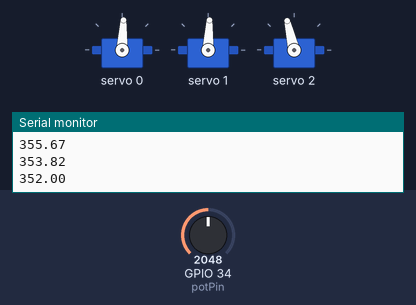
A sketch run on a simulated ESP32. Parts: 3 × servo, the last lines printed to the serial monitor. The test bench sets the inputs (shaded band); at power-on: GPIO 34 (potPin) = 2048.

Above: at 0.46 s.
At 2.1 s:
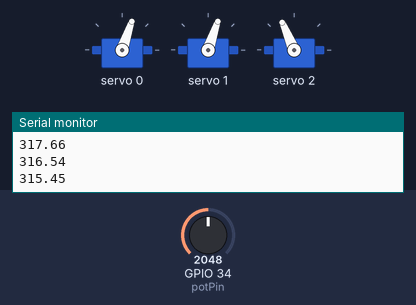
2.2 s: GPIO 34 (potPin) set to 2866
At 2.55 s:
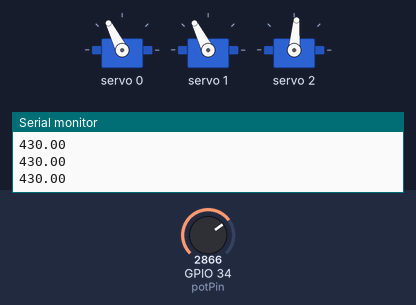
5.7 s: GPIO 34 (potPin) set to 3603
Timing chart, 0 to 15.2 s (numbered marks = the images above; inputs shaded):
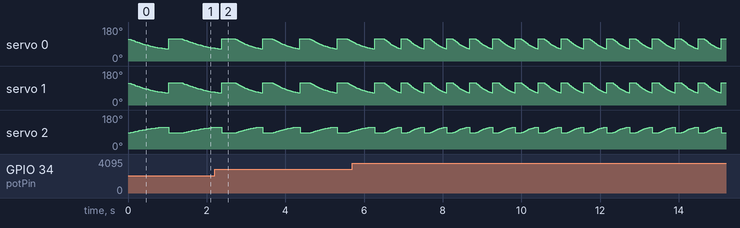

Measured:
- by itself, servo 0, servo 1: ramps from 117° to 66° and jumps back, once every 0.58 s
- by itself, servo 2: ramps from 85° to 116° and jumps back, once every 0.58 s

The sketch:

Heart_Beater.ino
```cpp
#include <Wire.h>
#include <Adafruit_PWMServoDriver.h>

Adafruit_PWMServoDriver pwm = Adafruit_PWMServoDriver();

// He subido un poco los límites de seguridad por si acaso
#define SERVOMIN  150
#define SERVOMAX  580

const int potPin = 34;

int timePeriod = 1000;
float y = 0;
float t = 0;
float d = 330;

void setup() {
  Serial.begin(115200);
  pinMode(potPin, INPUT);

  pwm.begin();
  pwm.setPWMFreq(60);

  delay(10);
}

void loop() {
  float i;

  int valorPot = analogRead(potPin);
  timePeriod = map(valorPot, 0, 4095, 2000, 300);

  // --- Fase de Latido ---
  for (i = 0; i < (3 * timePeriod / 40); i++) {
    y = sin(i / (timePeriod / 20.0));

    // ANTES: d = 430 - (y * 100); -> AHORA: 130 para más recorrido
    d = 430 - (y * 130);

    // ANTES: t = 350 + (y * 50);  -> AHORA: 80 para más recorrido
    t = 350 + (y * 80);

    // Seguridad para no pasarnos de los límites del servo
    d = constrain(d, SERVOMIN, SERVOMAX);
    t = constrain(t, SERVOMIN, SERVOMAX);

    pwm.setPWM(0, 0, d);
    pwm.setPWM(1, 0, d);
    pwm.setPWM(2, 0, t);

    Serial.println(d);
    delay(10);
  }

  // --- Pausas ---
  for (i = 0; i < (10 * timePeriod / 400); i++) {
    d = 430;
    pwm.setPWM(0, 0, d);
    pwm.setPWM(1, 0, d);
    pwm.setPWM(2, 0, 350);

    Serial.println(d);
    delay(10);
  }
}
```
